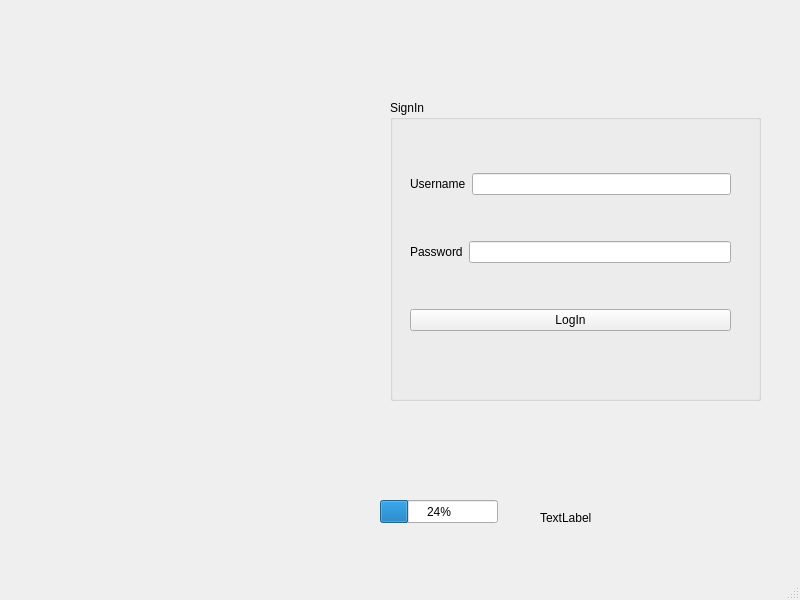
<?xml version="1.0" encoding="UTF-8"?>
<ui version="4.0">
 <class>MainWindow</class>
 <widget class="QMainWindow" name="MainWindow">
  <property name="geometry">
   <rect>
    <x>0</x>
    <y>0</y>
    <width>800</width>
    <height>600</height>
   </rect>
  </property>
  <property name="windowTitle">
   <string>MainWindow</string>
  </property>
  <widget class="QWidget" name="centralwidget">
   <widget class="QGroupBox" name="groupBox">
    <property name="geometry">
     <rect>
      <x>390</x>
      <y>100</y>
      <width>371</width>
      <height>301</height>
     </rect>
    </property>
    <property name="title">
     <string>SignIn</string>
    </property>
    <widget class="QWidget" name="layoutWidget">
     <property name="geometry">
      <rect>
       <x>20</x>
       <y>33</y>
       <width>321</width>
       <height>241</height>
      </rect>
     </property>
     <layout class="QVBoxLayout" name="verticalLayout">
      <item>
       <layout class="QHBoxLayout" name="horizontalLayout">
        <item>
         <widget class="QLabel" name="label">
          <property name="text">
           <string>Username</string>
          </property>
         </widget>
        </item>
        <item>
         <widget class="QLineEdit" name="Username"/>
        </item>
       </layout>
      </item>
      <item>
       <layout class="QHBoxLayout" name="horizontalLayout_2">
        <item>
         <widget class="QLabel" name="label_2">
          <property name="text">
           <string>Password</string>
          </property>
         </widget>
        </item>
        <item>
         <widget class="QLineEdit" name="Password">
          <property name="echoMode">
           <enum>QLineEdit::Password</enum>
          </property>
         </widget>
        </item>
       </layout>
      </item>
      <item>
       <widget class="QPushButton" name="Login">
        <property name="text">
         <string>LogIn</string>
        </property>
       </widget>
      </item>
     </layout>
    </widget>
   </widget>
   <widget class="QLabel" name="label_pic">
    <property name="geometry">
     <rect>
      <x>40</x>
      <y>120</y>
      <width>301</width>
      <height>261</height>
     </rect>
    </property>
    <property name="text">
     <string/>
    </property>
    <property name="scaledContents">
     <bool>false</bool>
    </property>
   </widget>
   <widget class="QLabel" name="label_3">
    <property name="geometry">
     <rect>
      <x>540</x>
      <y>510</y>
      <width>64</width>
      <height>15</height>
     </rect>
    </property>
    <property name="text">
     <string>TextLabel</string>
    </property>
   </widget>
   <widget class="QProgressBar" name="progressBar">
    <property name="geometry">
     <rect>
      <x>380</x>
      <y>500</y>
      <width>118</width>
      <height>23</height>
     </rect>
    </property>
    <property name="value">
     <number>24</number>
    </property>
   </widget>
  </widget>
  <widget class="QMenuBar" name="menubar">
   <property name="geometry">
    <rect>
     <x>0</x>
     <y>0</y>
     <width>800</width>
     <height>26</height>
    </rect>
   </property>
  </widget>
  <widget class="QStatusBar" name="statusbar"/>
 </widget>
 <resources/>
 <connections/>
</ui>
